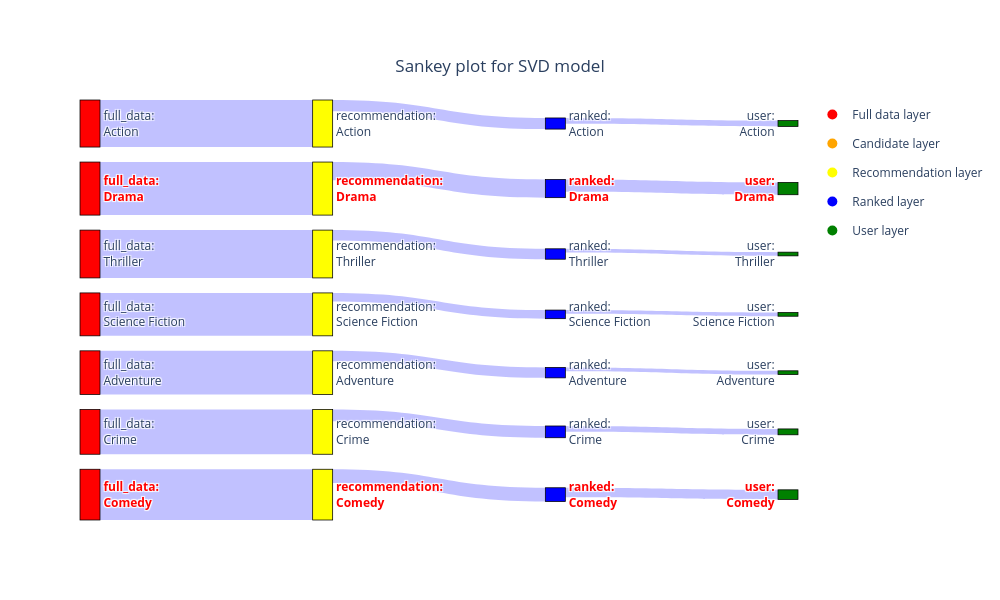

Here is the notebook cell this chart was saved with:
### Markdown cell above
**SVD model**

### Code cell
test_query_df,test_rank = recommendation_doc_id_pipeline(
    movie_metadata,
    vectorstore,
    reranker,
    test_query,
    dataset=dataset,
    embedding_model=embedding_model,
    recommendation_model=svd_model,
    user_vectorstore=user_vectorstore,
    user_profile=test_user_profile,
    model_type = 'collab',
    toy_dataset=True,
    features = ['genres'],
    include_fulldata = True,
    random_state = 0
)

test_query_df = keep_n_labels(test_query_df,'genres',True,10)

# Plot the sankey plot
sankey_plot(test_query_df,'genres',"Sankey plot for SVD model",True,['Comedy','Drama'])

### Figure 1 — Plotly figure (JSON) as saved in the notebook; plotly's stock layout.template omitted (floating-point values rounded to 4 significant figures)
{"data": [{"link": {"color": "rgba(100, 100, 255, 0.4)", "customdata": [6592, 7, 2, 20244, 29, 9, 7619, 6, 1, 3044, 4, 1, 3490, 6, 1, 4304, 8, 2, 13176, 12, 5], "hovertemplate": "label count: %{customdata}<extra></extra>", "source": [3, 10, 14, 2, 7, 15, 5, 11, 16, 6, 12, 17, 1, 13, 18, 4, 8, 19, 0, 9, 20], "target": [10, 14, 21, 7, 15, 22, 11, 16, 23, 12, 17, 24, 13, 18, 25, 8, 19, 26, 9, 20, 27], "value": [8.794, 2.079, 1.099, 9.916, 3.401, 2.303, 8.939, 1.946, 0.6931, 8.021, 1.609, 0.6931, 8.158, 1.946, 0.6931, 8.368, 2.197, 1.099, 9.486, 2.565, 1.792]}, "node": {"color": ["red", "red", "red", "red", "red", "red", "red", "yellow", "yellow", "yellow", "yellow", "yellow", "yellow", "yellow", "blue", "blue", "blue", "blue", "blue", "blue", "blue", "green", "green", "green", "green", "green", "green", "green"], "customdata": ["full_data", "full_data", "full_data", "full_data", "full_data", "full_data", "full_data", "recommendation", "recommendation", "recommendation", "recommendation", "recommendation", "recommendation", "recommendation", "ranked", "ranked", "ranked", "ranked", "ranked", "ranked", "ranked", "user", "user", "user", "user", "user", "user", "user"], "hovertemplate": "Layer: %{customdata}<extra></extra>", "label": ["<b><span style='color: red;'>full_data:<br>Comedy</span></b>", "full_data:<br>Adventure", "<b><span style='color: red;'>full_data:<br>Drama</span></b>", "full_data:<br>Action", "full_data:<br>Crime", "full_data:<br>Thriller", "full_data:<br>Science Fiction", "<b><span style='color: red;'>recommendation:<br>Drama</span></b>", "recommendation:<br>Crime", "<b><span style='color: red;'>recommendation:<br>Comedy</span></b>", "recommendation:<br>Action", "recommendation:<br>Thriller", "recommendation:<br>Science Fiction", "recommendation:<br>Adventure", "ranked:<br>Action", "<b><span style='color: red;'>ranked:<br>Drama</span></b>", "ranked:<br>Thriller", "ranked:<br>Science Fiction", "ranked:<br>Adventure", "ranked:<br>Crime", "<b><span style='color: red;'>ranked:<br>Comedy</span></b>", "user:<br>Action", "<b><span style='color: red;'>user:<br>Drama</span></b>", "user:<br>Thriller", "user:<br>Science Fiction", "user:<br>Adventure", "user:<br>Crime", "<b><span style='color: red;'>user:<br>Comedy</span></b>"], "line": {"color": "black", "width": 0.75}, "pad": 15, "thickness": 20}, "type": "sankey"}, {"legendgroup": "Full data layer", "marker": {"color": "red", "size": 10}, "mode": "markers", "name": "Full data layer", "showlegend": true, "type": "scatter", "x": [null], "y": [null]}, {"legendgroup": "Candidate layer", "marker": {"color": "orange", "size": 10}, "mode": "markers", "name": "Candidate layer", "showlegend": true, "type": "scatter", "x": [null], "y": [null]}, {"legendgroup": "Recommendation layer", "marker": {"color": "yellow", "size": 10}, "mode": "markers", "name": "Recommendation layer", "showlegend": true, "type": "scatter", "x": [null], "y": [null]}, {"legendgroup": "Ranked layer", "marker": {"color": "blue", "size": 10}, "mode": "markers", "name": "Ranked layer", "showlegend": true, "type": "scatter", "x": [null], "y": [null]}, {"legendgroup": "User layer", "marker": {"color": "green", "size": 10}, "mode": "markers", "name": "User layer", "showlegend": true, "type": "scatter", "x": [null], "y": [null]}], "layout": {"height": 600, "plot_bgcolor": "rgba(0,0,0,0)", "title": {"text": "Sankey plot for SVD model", "x": 0.5, "xanchor": "center", "y": 0.9, "yanchor": "top"}, "width": 1000, "xaxis": {"showgrid": false, "showticklabels": false, "visible": false, "zeroline": false}, "yaxis": {"showgrid": false, "showticklabels": false, "visible": false, "zeroline": false}}}
